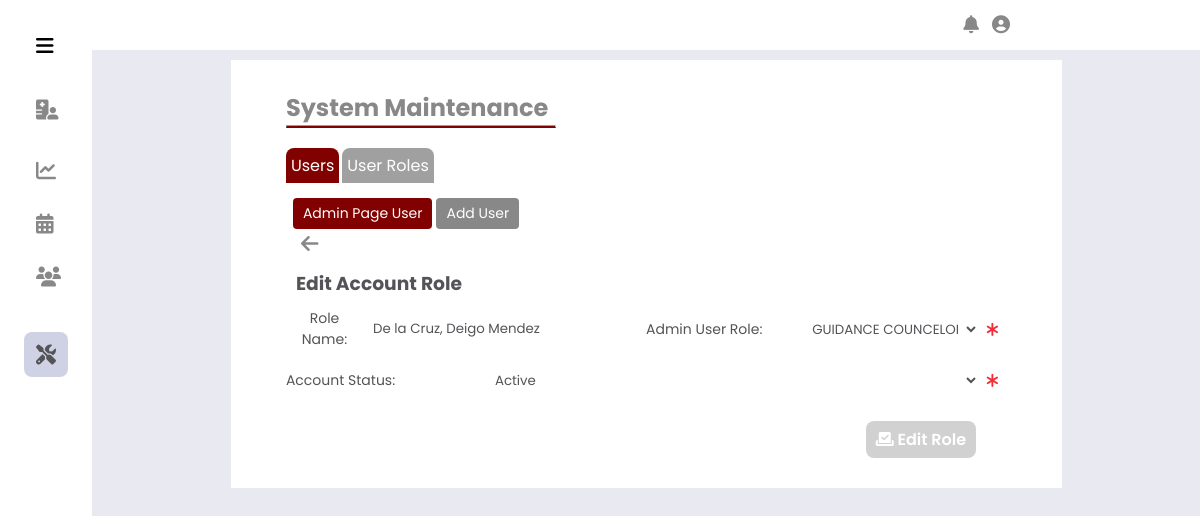
/Administrator/System Edit User Maintenance/?acc_id=3 (signed in), run on the app's committed database.
### tables this page shows
CREATE TABLE IF NOT EXISTS `adminaccountinfo` (
  `AdminAccountID` int NOT NULL AUTO_INCREMENT,
  `AdminFirstName` varchar(255) NOT NULL,
  `AdminMiddleName` varchar(255) DEFAULT NULL,
  `AdminLastName` varchar(255) NOT NULL,
  `AdminSufifx` varchar(15) DEFAULT NULL,
  `AdminUserRoleID` int NOT NULL,
  `AdminContactNo` varchar(11) NOT NULL,
  `AdminUsername` varchar(255) NOT NULL,
  `AdminPassword` varchar(32) NOT NULL,
  `AdminEmailAdd` varchar(255) NOT NULL,
  `AdminAddress` text NOT NULL,
  `GenderID` int NOT NULL,
  `AccountStatusID` int NOT NULL,
  PRIMARY KEY (`AdminAccountID`),
  KEY `adminUserRole_adminInfo` (`AdminUserRoleID`),
  KEY `genderRole_adminInfo` (`GenderID`),
  KEY `accountstat_adminInfo` (`AccountStatusID`)
);

CREATE TABLE IF NOT EXISTS `adminuserrole` (
  `AdminUserRoleID` int NOT NULL AUTO_INCREMENT,
  `AdminUserRole` varchar(255) NOT NULL,
  `AdminPageStudentCounceling` int NOT NULL,
  `AdminPageViolation` int NOT NULL,
  `AdminMaintenance` int NOT NULL,
  `StatusID` int NOT NULL,
  PRIMARY KEY (`AdminUserRoleID`),
  KEY `accountStatus_rolestats` (`StatusID`),
  KEY `studCounceling_status` (`AdminPageStudentCounceling`),
  KEY `studViolation_status` (`AdminPageViolation`),
  KEY `sysMain_status` (`AdminMaintenance`)
);

CREATE TABLE IF NOT EXISTS `accountstatus` (
  `AccountStatusID` int NOT NULL AUTO_INCREMENT,
  `StatusDescription` varchar(50) NOT NULL,
  PRIMARY KEY (`AccountStatusID`)
);

### Administrator/System Edit User Maintenance/index.php (the view, shortened to what this page needs)
<?php
    include_once('../includes/header.php');
    $acc_id = $_GET['acc_id'];
    $userRole = $conn->query("SELECT AdminAccountID, AdminFirstName, AdminMiddleName, AdminLastName, AdminSufifx,
    AdminUserRoleID, AccountStatusID FROM adminaccountinfo WHERE AdminAccountID = '$acc_id' ");
    while($row = $userRole->fetch_assoc()){
        $id = $row['AdminAccountID']; $fname = $row['AdminFirstName']; $mname = $row['AdminMiddleName'];
        $lname = $row['AdminLastName']; $sname = $row['AdminSufifx'];
        $AdminUserRoleID = $row['AdminUserRoleID']; $AccountStatusID = $row['AccountStatusID'];
?>
    <div class="body_container">
        <div class="content">
            <div class="title">
                <h1>System Maintenance</h1>
                <hr>
            </div>
            <div class="subcontent">
                <?php
                    $sub_page = 'main_admin';
                    include '../includes/main_sub_nav.php';
                    $sub_content = 'admin_userPage';
                    include '../includes/sub_content_navadd.php';
                ?>
                <a href="../System User Maintenance/" class="acc_bttn"><i class="fas fa-arrow-left"></i></a>
                <h3 class="subtitle">Edit Account Role</h3>
                <form id="edituserRole"  method = "POST">
                    <div class="input_group">
                        <div class="input_container">
                            <label for="#" class="label">Role Name: </label>
                            <div class="input " id="input_roleName">
                                <input class="input-field" type="text" placeholder="Insert Role Name" name="NameCheck"
                                id="NameCheck" value="<?php echo $lname.', '.$fname.' '.$mname.' '.$sname ?>" readonly>
                            </div>
                        </div>
                        <div class="input_container">
                            <label for="roleCouncheck" class="labelcheck">Admin User Role: </label>
                            <div class="input " id="input_roleName">
                                <select class="input-field" name="roleCouncheck" id="roleCouncheck">
                                    <?php
                                        $userRole = mysqli_query($conn, "SELECT AdminUserRoleID, AdminUserRole FROM `adminuserrole`");
                                        while($row2 = mysqli_fetch_assoc($userRole)){
                                        $roleID = $row2['AdminUserRoleID']; $roleName = $row2['AdminUserRole'];
                                    ?>
                                    <option value = "<?php echo $roleID ?>" <?php if($roleID == $AdminUserRoleID ){echo "selected";} ?>> <?php echo $roleName?>  </option>
                                    <?php }?>
                                </select>
                                <i class="fa-solid fa-asterisk"></i>
                            </div>
                        </div>
                        <div class="input_container">
                            <label for="status" class="labelcheck">Account Status: </label>
                            <div class="input " id="input_roleName">
                                <select class="input-field" name="status" id="status">
                                    <?php
                                        $statuscheck = mysqli_query($conn, "SELECT AccountStatusID, StatusDescription FROM `accountstatus`");
                                        while($row3 = mysqli_fetch_assoc($statuscheck)){
                                        $statsID = $row3['AccountStatusID']; $statsName = $row3['StatusDescription'];
                                    ?>
                                        <option value = "<?php echo $statsID ?>" <?php if($statsID == $AccountStatusID ){echo "selected";} ?>> <?php echo $statsName?>  </option>
                                    <?php }?>
                                </select>
                                <i class="fa-solid fa-asterisk"></i>
                            </div>
                        </div>
                    </div>
                    <div class="action_content">
                        <button class= "bttn" type="submit" name="submit" id="submitRole">
                        <i class="fa-solid fa-check-to-slot"></i> Edit Role</button>
                    </div>
                    <?php }?>
                </form>
            </div>
        </div>
    </div>
</body>
</html>

### Administrator/includes/main_sub_nav.php
<div class="sub_nav">
    <a href="../System User Maintenance/" class="sub_nav_bttn<?php if ($sub_page == 'main_admin'){ echo '_active';}?>">
        Users
    </a>
    <a href="../System User Role Maintenance/" class="sub_nav_bttn<?php if ($sub_page == 'role_admin'){ echo '_active';}?>">
        User Roles
    </a>
</div>

### Administrator/includes/sub_content_navadd.php
<div class="sub_content_nav">
    <a href="../System User Maintenance/" class="sub_nav_bttn<?php if ($sub_content == 'admin_userPage'){ echo '_active';}?>">
        Admin Page User
    </a>
    <a href="../System Add User Maintenance/" class="sub_nav_bttn<?php if ($sub_content == 'add_admin'){ echo '_active';}?>">
        Add User
    </a>
</div>

### Administrator/includes/css/side_nav.css (style rules this page uses)
:root { --nav-width: 92px; --button-color-font-icon: rgb(136, 136, 136); --button-hover-color-font-icon: rgb(84, 83, 87); --button-hover-bg: rgb(207 210 229); --color-content0-bg: white; --body-color: rgb(209, 209, 209); --normal-font-size: 1rem; --small-font-size: .875rem; --z-index: 100; }
* { margin: 0; padding: 0; box-sizing: border-box; font-family: 'Poppins',sans-serif; }
body { margin: 0; position: relative; padding: 0 0 0 5.75rem; transition: .5s; background-color: #e9eaf1; }
h1 { margin: 0; }
.fas { font-size: 1.25rem; margin-right: 3px; }
@media (max-width: 1200px) { .content { width: 75%; } }

### Administrator/includes/css/admin_navbar.css (style rules this page uses)
* { margin: 0; padding: 0; box-sizing: border-box; font-family: 'Poppins',sans-serif; }
:root { --nav-width: 92px; --button-color-font-icon: rgb(136, 136, 136); --button-hover-color-font-icon: rgb(84, 83, 87); --button-hover-bg: rgb(160, 160, 160); --color-content0-bg: white; --maroong-content-bg: #810000; --maroong-content-hover: #630000; --body-color: rgb(209, 209, 209); --dark--color: #45474b; --blue-color: #2a88e6; --normal-font-size: 1rem; --small-font-size: .875rem; --meduim-font-size: 15px; }
body { position: relative; background-color: #e9eaf1; }
.sub_nav { padding: 20px 0 0; display: flex; }
.sub_nav .sub_nav_bttn_active, .sub_nav .sub_nav_bttn { font-size: var(--small-font-size); background-color: var(--button-hover-bg); padding: 5px; margin: 0 3px 0 0; color: var(--color-content0-bg); border-top-left-radius: .5rem; border-top-right-radius: .5rem; text-decoration: none; }
.sub_nav .sub_nav_bttn_active, .sub_nav .sub_nav_bttn:hover { color: var(--color-content0-bg); background-color: var(--maroong-content-bg); }
.sub_nav .sub_nav_bttn_active, .sub_nav .sub_nav_bttn { font-size: var(--normal-font-size); background-color: var(--button-hover-bg); padding: 5px; margin: 0 3px 0 0; color: var(--color-content0-bg); border-top-left-radius: .5rem; border-top-right-radius: .5rem; text-decoration: none; }

### Administrator/includes/css/maintenance.css (style rules this page uses)
:root { --nav-width: 92px; --button-color-font-icon: rgb(136, 136, 136); --button-hover-color-font-icon: rgb(84, 83, 87); --button-hover-bg: rgb(160, 160, 160); --color-content0-bg: white; --maroong-content-bg: #810000; --maroong-content-hover: #630000; --body-color: rgb(209, 209, 209); --normal-font-size: 1rem; --small-font-size: .875rem; --meduim-font-size: 15px; }
* { margin: 0; padding: 0; box-sizing: border-box; font-family: 'Poppins',sans-serif; }
.body_container { display: flex; align-items: center; justify-content: center; padding-top: 50px; padding-bottom: 10px; }
.content { background-color: var(--color-content0-bg); margin-top: 10px; padding: 30px 5% 30px; width: 70%; height: auto; }
.content .title { width: 220px; }
.title h1 { font-size: 1.5rem; color: var(--button-color-font-icon); display: inline-block; }
.title hr { border-bottom: 2px solid var(--maroong-content-bg); }
.content .subcontent { width: 100%; height: auto; padding-bottom: 20px; }
.sub_content_nav { margin-top: 10px; display: flex; padding: 5px 5px 0; }
.sub_content_nav .sub_nav_bttn { padding: 5px 10px 5px; background-color: var(--button-color-font-icon); color: var(--color-content0-bg); margin: 0 2px 0; font-size: var(--small-font-size); border-radius: .25rem; text-decoration: none; border: none; outline: none; cursor: pointer; }
.sub_content_nav .sub_nav_bttn:hover, .sub_content_nav .active_bttn, .sub_content_nav .sub_nav_bttn_active { padding: 5px 10px 5px; background-color: var(--maroong-content-bg); color: var(--color-content0-bg); margin: 0 2px 0; font-size: var(--small-font-size); border-radius: .25rem; text-decoration: none; border: none; outline: none; cursor: pointer; }
@media (max-width: 1200px) { .content { width: 75%; } }

### Administrator/includes/css/modal_placement.css (style rules this page uses)
:root { --nav-width: 92px; --button-color-font-icon: rgb(136, 136, 136); --button-hover-color-font-icon: rgb(84, 83, 87); --button-hover-bg: rgb(160, 160, 160); --color-content0-bg: white; --maroong-content-bg: #810000; --maroong-content-hover: #630000; --body-color: rgb(209, 209, 209); --normal-font-size: 1rem; --small-font-size: .875rem; --meduim-font-size: 15px; }
* { margin: 0; padding: 0; box-sizing: border-box; font-family: 'Poppins',sans-serif; }

### data on the page
adminaccountinfo: NameCheck "De la Cruz, Deigo Mendez", roleCouncheck "GUIDANCE COUNCELOR", status "Active"
